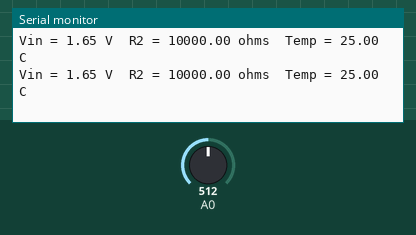
The sketch below on a simulated Arduino Mega 2560, built with avr-gcc and run on an emulated ATmega2560. Shown: the last lines printed to the serial monitor. Inputs (shaded band) come from the test bench; at power-on: A0 = 512.

Above: at 1.3 s.
1.4 s: A0 set to 716
At 1.9 s:
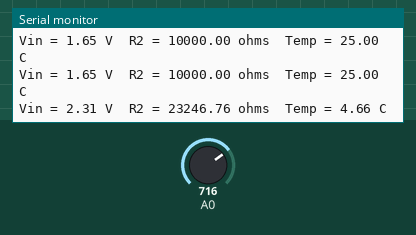
2.9 s: A0 set to 900
At 3.4 s:
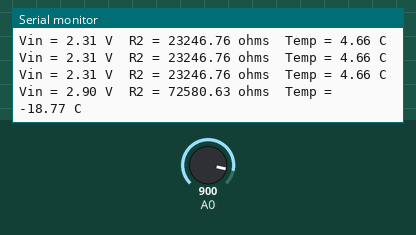
Timing chart, 0 to 5.9 s (numbered marks = the images above; inputs shaded):
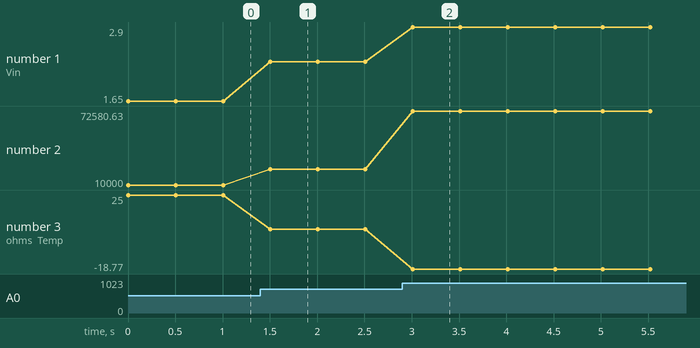

Measured:
- after the input at 1.4 s, the serial monitor: prints a new line after 0.11 s (image 1)
- after the input at 2.9 s, the serial monitor: prints a new line after 0.11 s (image 2)
- plotted number 1: 1.65 → 2.31 after the input at 1.4 s, 2.31 → 2.9 after the input at 2.9 s
- plotted number 2: 10000 → 23246.76 after the input at 1.4 s, 23246.76 → 72580.63 after the input at 2.9 s
- plotted number 3: 25 → 4.66 after the input at 1.4 s, 4.66 → -18.77 after the input at 2.9 s

The sketch:

temp_sense.ino
```cpp
#include <math.h>

void setup() {
  Serial.begin(9600);
  analogReference(INTERNAL2V56);
}


void loop() {
  readTemp(A0);
  delay(500);
}


void readTemp (int aPin) {

 // Input voltage for temperature block is 3.3V
 // Configure arduino mega to use 2.56V internal reference
 // lowest temperature reading possible is -4C (when temperature block outputs 2.56V on terminal

 float res1 = 10000;
 float refVolt = 3.3;
 float B = 3435;
 float refTemp = 25;

 float Vin = analogRead(aPin)*refVolt/1024;
 float res2 = res1*(1/(refVolt/Vin - 1));
 float temperature = 1/((log(res2/res1)/B) + (1/(refTemp+273.15))) - 273.15;

 Serial.print("Vin = ");Serial.print(Vin);Serial.print(" V");
 Serial.print("\tR2 = ");Serial.print(res2);Serial.print(" ohms");
 Serial.print("\tTemp = ");Serial.print(temperature);Serial.println(" C");

}
```
